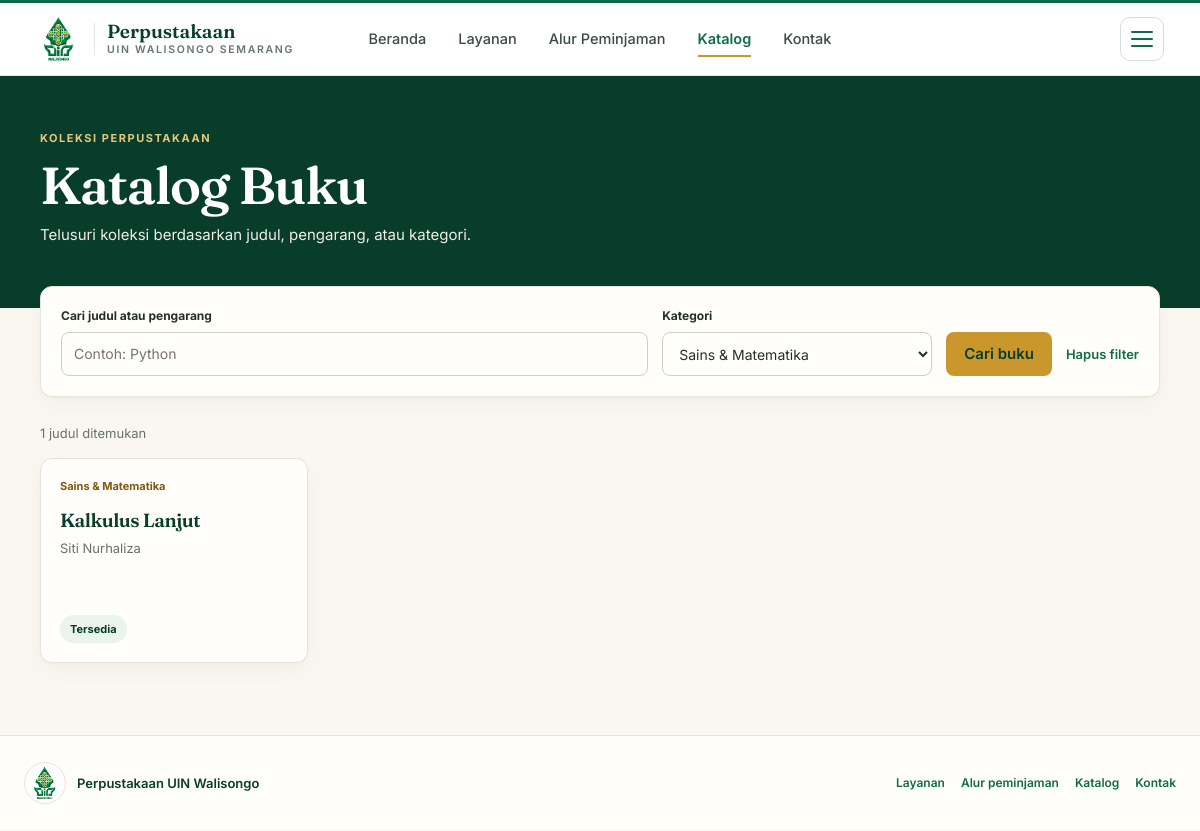
Page /katalog.php?kategori=KAT02 on the committed database.
### tables this page shows
CREATE TABLE IF NOT EXISTS buku (
  id_buku VARCHAR(10) PRIMARY KEY,
  judul VARCHAR(100) NOT NULL,
  pengarang VARCHAR(100) NOT NULL,
  id_kategori VARCHAR(10) NOT NULL,
  stok INT NOT NULL,
  FOREIGN KEY (id_kategori) REFERENCES kategori(id_kategori) ON DELETE CASCADE
);

CREATE TABLE IF NOT EXISTS kategori (
  id_kategori VARCHAR(10) PRIMARY KEY,
  nama_kategori VARCHAR(50) NOT NULL
);

### includes/helpers.php (called while the page is built, shortened)
<?php
function e($s): string
{
    return htmlspecialchars((string)$s, ENT_QUOTES, 'UTF-8');
}
function url(string $path = ''): string
{
    return BASE_URL . ltrim($path, '/');
}
function paginate(PDO $pdo, string $countSql, array $params, int $perPage = 8): array
{
    $st = $pdo->prepare($countSql);
    $st->execute($params);
    $total = (int)$st->fetchColumn();
    $pages = max(1, (int)ceil($total / $perPage));
    $page = min(max(1, (int)($_GET['page'] ?? 1)), $pages);
    return ['total' => $total, 'pages' => $pages, 'page' => $page, 'per' => $perPage, 'offset' => ($page - 1) * $perPage];
}

### katalog.php (the view, shortened to what this page needs)
<?php
require __DIR__ . '/includes/bootstrap.php';
require_once __DIR__ . '/includes/layout/public.php';
$q = is_string($_GET['q'] ?? null) ? trim($_GET['q']) : '';
$selectedCategory = is_string($_GET['kategori'] ?? null) ? trim($_GET['kategori']) : '';
$where = ' WHERE 1=1';
$params = [];
if ($selectedCategory !== '') {
    $where .= ' AND b.id_kategori = ?';
    $params[] = $selectedCategory;
}
$pg = paginate($pdo, 'SELECT COUNT(*) FROM buku b' . $where, $params, 12);
$books = $pdo->prepare('SELECT b.judul, b.pengarang, k.nama_kategori, b.stok
    FROM buku b JOIN kategori k ON b.id_kategori = k.id_kategori'
    . $where . ' ORDER BY b.judul ASC LIMIT ? OFFSET ?');
foreach ($params as $index => $value) {
    $books->bindValue($index + 1, $value);
}
$books->bindValue(count($params) + 1, $pg['per'], PDO::PARAM_INT);
$books->bindValue(count($params) + 2, $pg['offset'], PDO::PARAM_INT);
$books->execute();
$rows = $books->fetchAll();
$categoryQuery = $pdo->prepare('SELECT id_kategori, nama_kategori FROM kategori ORDER BY nama_kategori');
$categoryQuery->execute();
$categories = $categoryQuery->fetchAll();
?>
<main id="main-content" class="public-catalog-page">
  <section class="public-catalog-intro">
    <div class="public-catalog-inner">
      <span class="public-section-kicker">KOLEKSI PERPUSTAKAAN</span>
      <h1>Katalog Buku</h1>
      <p>Telusuri koleksi berdasarkan judul, pengarang, atau kategori.</p>
    </div>
  </section>
  <section class="public-catalog-content" aria-label="Daftar buku">
    <div class="public-catalog-inner">
      <form class="public-catalog-filter" method="get" action="<?= e(url('katalog.php')) ?>" role="search">
        <div class="public-catalog-search">
          <label for="catalog-search">Cari judul atau pengarang</label>
          <input id="catalog-search" name="q" type="search" value="<?= e($q) ?>" placeholder="Contoh: Python">
        </div>
        <div class="public-catalog-category">
          <label for="catalog-category">Kategori</label>
          <select id="catalog-category" name="kategori">
            <?php foreach ($categories as $category): ?>
              <option value="<?= e($category['id_kategori']) ?>" <?= $selectedCategory === $category['id_kategori'] ? 'selected' : '' ?>><?= e($category['nama_kategori']) ?></option>
            <?php endforeach; ?>
          </select>
        </div>
        <button class="public-button primary" type="submit">Cari buku</button>
        <?php if ($q !== '' || $selectedCategory !== ''): ?>
          <a class="public-catalog-reset" href="<?= e(url('katalog.php')) ?>">Hapus filter</a>
        <?php endif; ?>
      </form>
      <div class="public-catalog-results" aria-live="polite">
        <p class="public-catalog-count"><?= e(number_format((int)$pg['total'], 0, ',', '.')) ?> judul ditemukan</p>
        <?php if ($rows): ?>
          <div class="public-book-grid">
            <?php foreach ($rows as $book): ?>
              <article class="public-book-card">
                <span class="public-book-category"><?= e($book['nama_kategori']) ?></span>
                <h2><?= e($book['judul']) ?></h2>
                <p class="public-book-author"><?= e($book['pengarang']) ?></p>
                <span class="public-book-status <?= (int)$book['stok'] > 0 ? 'available' : 'unavailable' ?>">
                  <?= (int)$book['stok'] > 0 ? 'Tersedia' : 'Habis' ?>
                </span>
              </article>
            <?php endforeach; ?>
          </div>
        <?php endif; ?>
      </div>
    </div>
  </section>
</main>

### assets/css/base.css (style rules this page uses)
:root { color-scheme: light; --green: #0f6b4b; --green-dark: #083d2b; --green-pale: #eaf3ee; --green-border: #c6ddd1; --gold: #c9972b; --gold-pale: #fbf4e5; --yellow: #805713; --yellow-pale: #fbf3e5; --yellow-border: #ead9b9; --red: #a9322a; --red-pale: #f8eae8; --red-border: #ebc6c4; --ink: #23312b; --muted: #65736c; --line: #e8e4da; --input-line: #cfcfc4; --surface: #fffefa; --canvas: #faf7f0; --sidebar-surface: #fffdf8; --hover-surface: #f3f1e9; --table-hover: #f8f6f0; --neutral-pale: #eeece4; --placeholder: #65736c; --focus-ring: #0f6b4b; --overlay: rgba(8, 30, 21, .46); --overlay-light-bg: rgba(8, 30, 21, .42); --print-ink: #000; --print-line: #888; --radius-sm: 8px; --radius: 12px; --radius-lg: 16px; --shadow-card: 0 1px 2px rgba(34, 40, 32, .035), 0 8px 24px rgba(34, 40, 32, .035); --shadow-hover: 0 8px 24px rgba(34, 40, 32, .09); --space-1: 4px; --space-2: 8px; --space-3: 12px; --space-4: 16px; --space-6: 24px; --space-8: 32px; --serif: "Playfair Display", Georgia, serif; --sans: "DM Sans", "Segoe UI", Arial, sans-serif; }
* { box-sizing: border-box; }
html { min-width: 320px; scroll-behavior: smooth; }
body { margin: 0; overflow-x: hidden; background: var(--canvas); color: var(--ink); font: 400 15px/1.55 var(--sans); -webkit-font-smoothing: antialiased; }
a { color: var(--green); }
a, button, input, select { font-family: inherit; }
button, select, input[type="submit"] { cursor: pointer; }
h1, h2, h3, p { margin-top: 0; }
h1, h2 { font-family: var(--serif); font-weight: 600; letter-spacing: -.025em; }
h1 { margin-bottom: var(--space-1); font-size: clamp(26px, 2vw, 34px); line-height: 1.22; }
h2 { margin-bottom: var(--space-3); font-size: 21px; line-height: 1.3; }

### rows in the picture
buku: id_kategori.nama_kategori "Sains & Matematika", judul "Kalkulus Lanjut", pengarang "Siti Nurhaliza", stok "Tersedia"

### other values in the picture
$pg['total'] "1"
form field kategori "Sains & Matematika"
